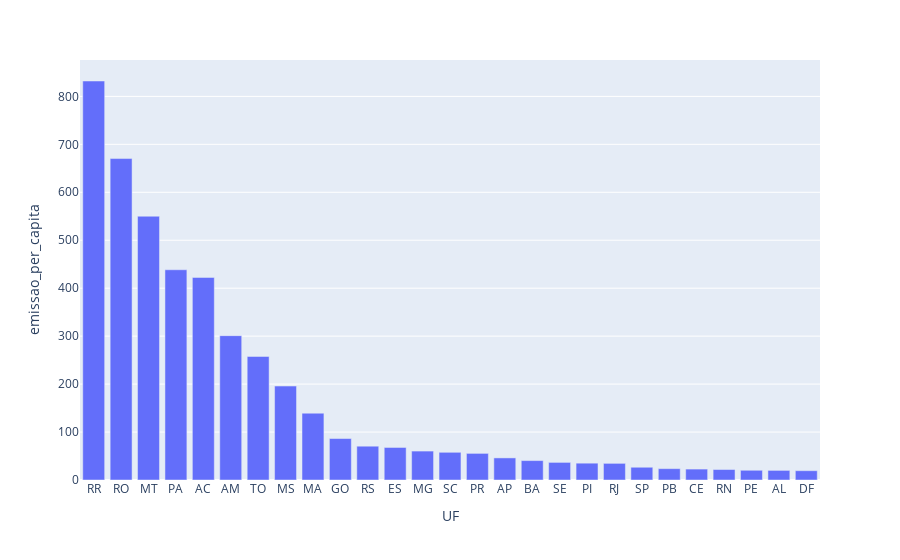

The notebook cell this image was saved under:
### Code cell
px.bar(data_frame=dados_agrupados, x='UF', y='emissao_per_capita')

### Figure 1 — Plotly figure (JSON) as saved in the notebook; plotly's stock layout.template omitted (floating-point values rounded to 4 significant figures)
{"data": [{"alignmentgroup": "True", "hovertemplate": "UF=%{x}<br>emissao_per_capita=%{y}<extra></extra>", "legendgroup": "", "marker": {"color": "#636efa", "pattern": {"shape": ""}}, "name": "", "offsetgroup": "", "orientation": "v", "showlegend": false, "textposition": "auto", "type": "bar", "x": ["RR", "RO", "MT", "PA", "AC", "AM", "TO", "MS", "MA", "GO", "RS", "ES", "MG", "SC", "PR", "AP", "BA", "SE", "PI", "RJ", "SP", "PB", "CE", "RN", "PE", "AL", "DF"], "xaxis": "x", "y": [832.1, 670.3, 550.1, 438.4, 422.5, 301.0, 257.7, 195.9, 139.3, 86.44, 70.48, 67.86, 60.32, 57.77, 55.49, 46.09, 40.47, 36.71, 35.07, 34.71, 26.58, 23.65, 22.77, 21.86, 20.29, 20.03, 19.39], "yaxis": "y"}], "layout": {"barmode": "relative", "legend": {"tracegroupgap": 0}, "margin": {"t": 60}, "xaxis": {"anchor": "y", "domain": [0, 1], "title": {"text": "UF"}}, "yaxis": {"anchor": "x", "domain": [0, 1], "title": {"text": "emissao_per_capita"}}}}
